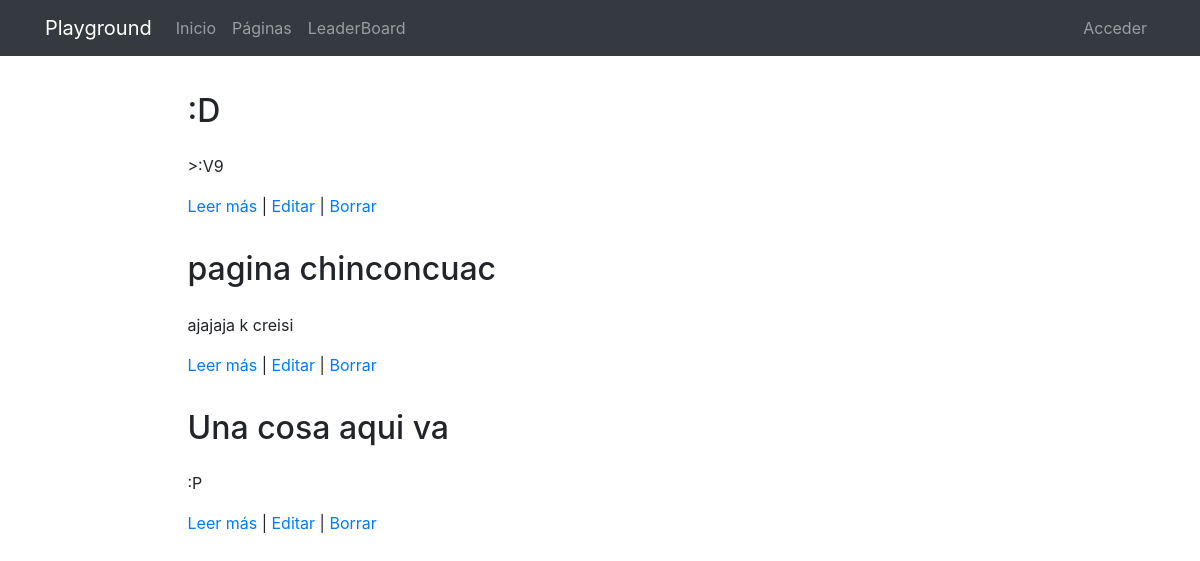
The page /pages on the database its author committed.
### pages/models.py (models this page shows, shortened)
class Page(models.Model):
    title = models.CharField(verbose_name="Título", max_length=200)
    content = RichTextField(verbose_name="Contenido")
    order = models.SmallIntegerField(verbose_name="Orden", default=0)
    created = models.DateTimeField(auto_now_add=True, verbose_name="Fecha de creación")
    updated = models.DateTimeField(auto_now=True, verbose_name="Fecha de edición")
    class Meta:
        verbose_name = "página"
        verbose_name_plural = "páginas"
        ordering = ['order', 'title']

### pages/views.py (the view)
# urls.py: path('', PageListView.as_view(), name='pages'),
class PageListView(ListView):
	model = Page

### pages/templates/pages/page_list.html (shortened to what this page needs)
{% extends 'core/base.html' %}
{% load static %}
{% block content %}
{%include 'pages/includes/pages_menu.html'%}
<main role="main">
  <div class="container mb-4">
    {% for page in page_list|dictsort:'id' reversed %}
      <div class="row mt-3">
        <div class="col-md-9 mx-auto">
          <h2 class="mb-4">{{page.title}}</h2>
          <div>
            <p>{{page.content|striptags|safe|truncatechars:"200"}}</p>
            <p><a href="{% url 'pages:page' page.id page.title|slugify %}">Leer más</a>
                | <a href="{%url 'pages:update' page.id%}">Editar</a>
                | <a href="{%url 'pages:delete' page.id%}">Borrar</a>
            </p>
          </div>
        </div>
      </div>
    {% endfor %}
  </div>
</main>
{% endblock %}

### core/static/core/css/main.css (style rules this page uses)
main { padding-top: 20px; }
:root { --jumbotron-padding-y: 3rem; }

### rows shown on the page
Page: title ":D", content ">:V9"
Page: title "pagina chinconcuac", content "ajajaja k creisi"
Page: title "Una cosa aqui va", content ":P"
